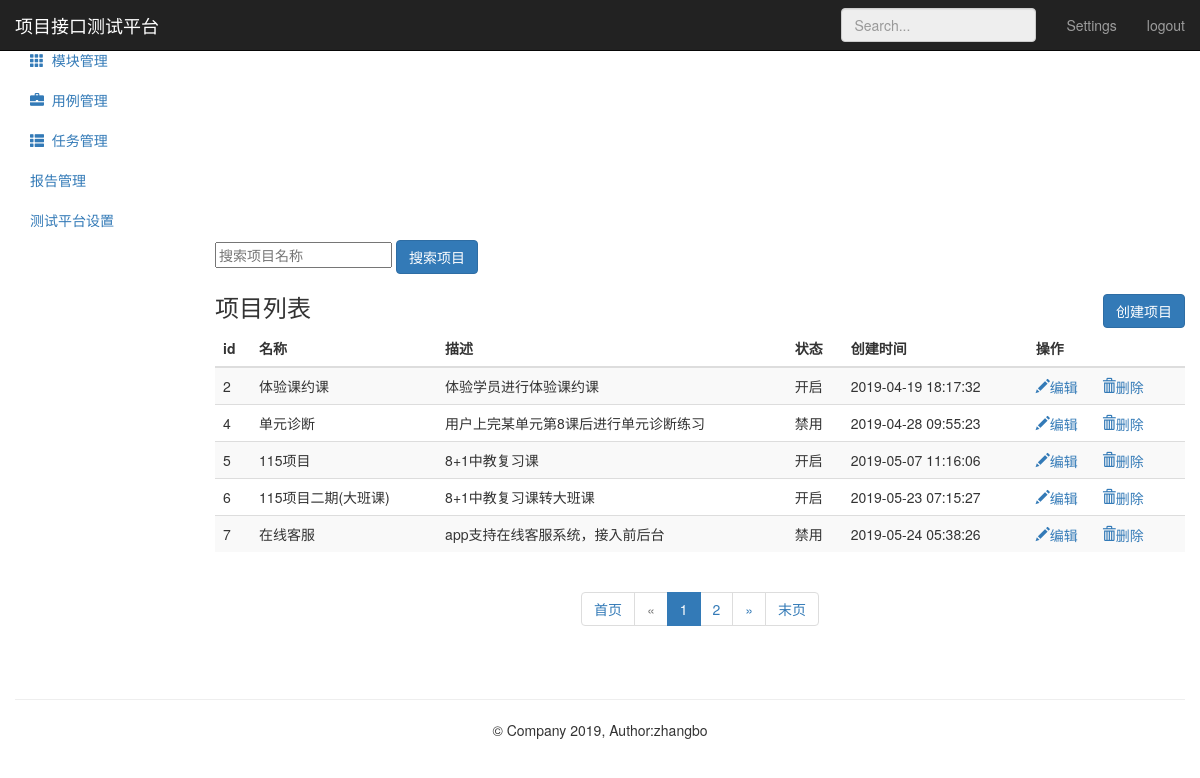
The app's page /project/ (signed in), older data.
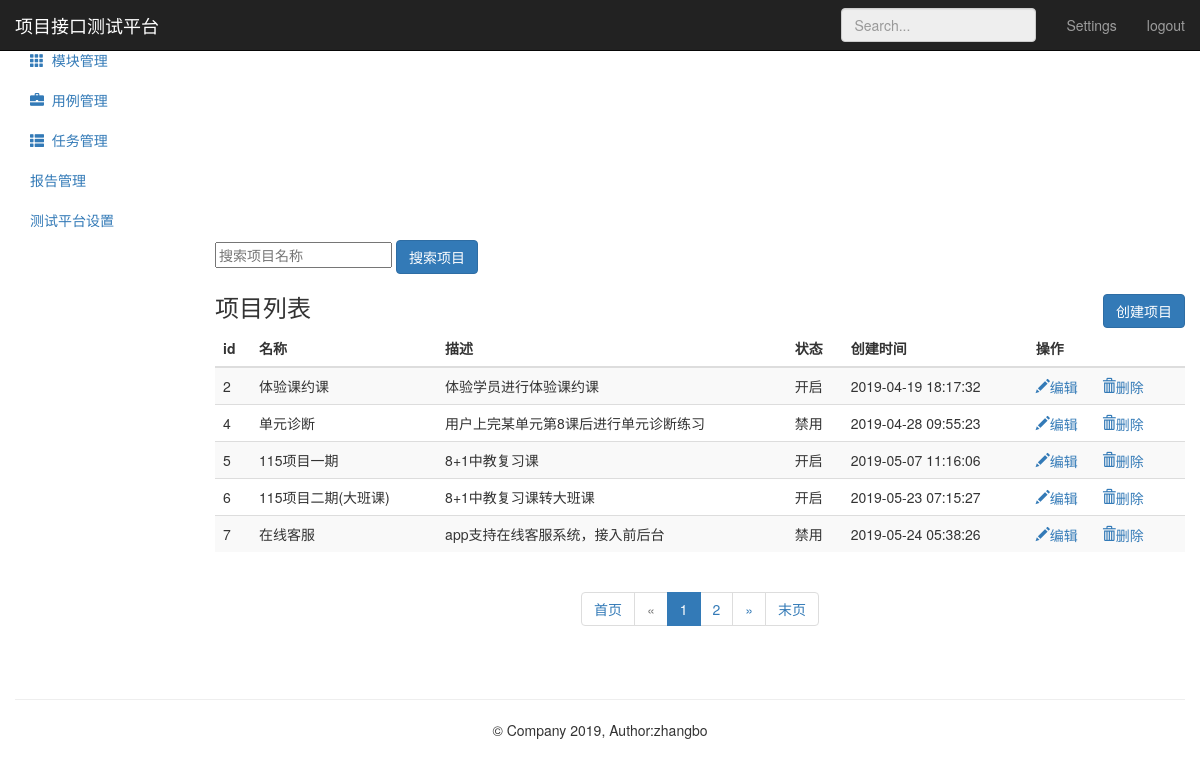
The same page, newer data.
### project_app/models.py (models this page shows, shortened)
class Project(models.Model):
      name = models.CharField("名称",max_length=50,null=False)
      describe = models.TextField("描述",default="",max_length=50)
      status = models.BooleanField("状态",default=1)
      update_time = models.DateTimeField(auto_now=True)
      create_time = models.DateTimeField(auto_now_add=True)

### project_app/views.py (the view)
# urls.py: path('',views.project_manage),
@login_required
def project_manage(request):
    project_all = Project.objects.all()
    paginator = Paginator(project_all,5)
    paginator_num_pages = paginator.num_pages
    print ("共分：",str(paginator_num_pages)+"页")
    paginator_num_pages_array_ = paginator.page_range
    print ("数组形式表示：",paginator_num_pages_array_)
    page1 = paginator.page(1)
    print ("第一页：",page1)
    page_num = page1.number
    print ("第一页：",page_num)
    page = request.GET.get('page','')
    print ("urlpage传参：",page)
    try:
        contacts = paginator.page(page)
        print ("contacts---------->1",contacts)
    except PageNotAnInteger:
        contacts = paginator.page(1)
        print ("contacts---------->2",contacts)
    except EmptyPage:
        contacts = paginator.page(paginator.num_pages)
        print ("contacts---------->3",contacts)
    print ("第二页索引：",contacts.number)
    print ("第几页：",contacts)
    return render(request,"project.html",{"projects":contacts,
                                          "type":"list",
                                          "page":page,
                                          "page_num":page_num,
                                          "paginator_num_pages":paginator_num_pages,
                                          "paginator_num_pages_array_":paginator_num_pages_array_})

### templates/project.html (shortened to what the changed rows need)
{% extends "base.html" %}
{% block base %}
     <div class="container-fluid">
        <div class="row">
            <div class="col-sm-9 col-sm-offset-3 col-md-10 col-md-offset-2 main">
                {% if type == "list" %}
                <div class="table-responsive">
                    <table class="table table-striped">
                        <thead>
                            <tr style="text-align: center">
                                <th>id</th>
                                <th>名称</th>
                                <th>描述</th>
                                <th>状态</th>
                                <th>创建时间</th>
                                <th>操作</th>
                            </tr>
                        </thead>
                        <tbody>
                            {% for project in projects %}
                            <tr>
                                  <td>{{ project.id}}</td>
                                  <td>{{ project.name}}</td>
                                  <td>{{ project.describe}}</td>
                                  <td>
                                      {% if project.status == True %}
                                          <span>开启</span>
                                      {% elif project.status == False %}
                                          <span>禁用</span>
                                      {% endif %}
                                  </td>
                                  <td>{{ project.create_time | date:"Y-m-d H:i:s" }}</td>
                                  <td>
                                      <a href="/project/edit_project/{{ project.id }}/">
                                          <i class="glyphicon glyphicon-pencil">编辑</i>
                                      </a>
                                      <a href="/project/delete_project/{{ project.id }}/" style="margin-left:20px;">
                                          <i class="glyphicon glyphicon-trash">删除</i>
                                      </a>
                                  </td>
                            </tr>
                            {% endfor %}
                        </tbody>
                    </table>
                </div>
                {% endif %}
            </div>
        </div>
     </div>
{% endblock %}

Row changes from the older to the newer data that the page shows:
changed Project "8+1中教复习课": name "115项目" → "115项目一期"
